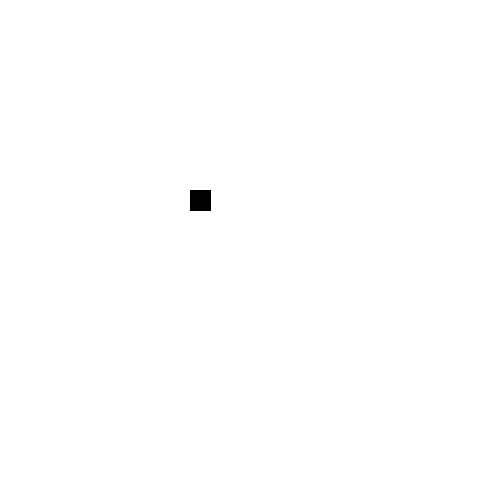
Frame 1 (no input)
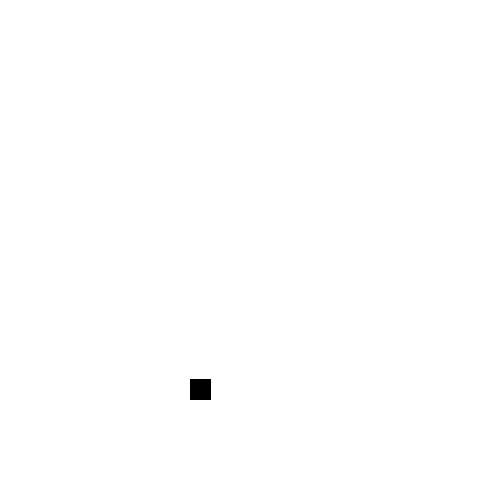
Frame 60 (the mouse pressed at the canvas centre just before this capture)
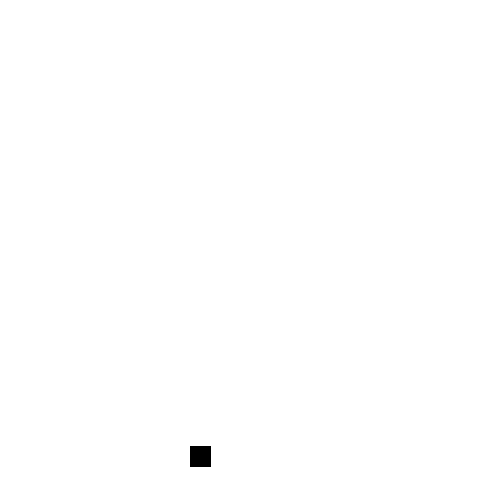
Frame 120 (the mouse held since frame 60 and released just before this capture)

The Processing sketch that drew these frames (run headless with seeded random() and noise(); from frame 60 on, the mouse is pressed at the canvas centre):

// Processing sketch: object_gravity_2
// ── object_gravity_2.pde
//Josh Follmer
//objects

//names the constructor
gravity freefallin;

//setup screen size and background
void setup(){
size(500,500);
background(255);
//defines what the constructor is going to do, I put it under the size because
//I originally had screen height as a variable
freefallin = new gravity(); 
}


void draw(){
  //draws background every loop
  background(255);
  //calls the fall method from the freefallin constructor
  freefallin.fall();
  //calls the display method from the freefallin constructor
  freefallin.display();
  
}

// ── gravity.pde
//starts a new class
class gravity {
  //defines the properties x y and speed
  int x;
  float y;
  float speed;

  //initializes the variables
  gravity() {
    x = 200;
    y = 200;
    speed = 0.1;
  }

  //starts a method called fall
  void fall() {
    //speed is adding 0.1 to itself every loop
    speed = speed + 0.1;
    //y = itself + speed
    y = y + speed;
    //if the square falls to just above the bottom of the screen it will bounce
    //it bounces because the direction of speed changes, and bounces less each time
    //because the number is less than 1
    if (y > 490) {
      speed = speed * -0.4;
    }
    //if the goes above 490, it will stop bouncing and stay there
    if (y>490) {
      y=490;
    }
  }
  //starts a new method called display
  void display() {
    //makes the rect mode center, colors it white, and draws a rectangle
    rectMode(CENTER);
    fill(0);
    rect(x, y, 20, 20);
  }
}
